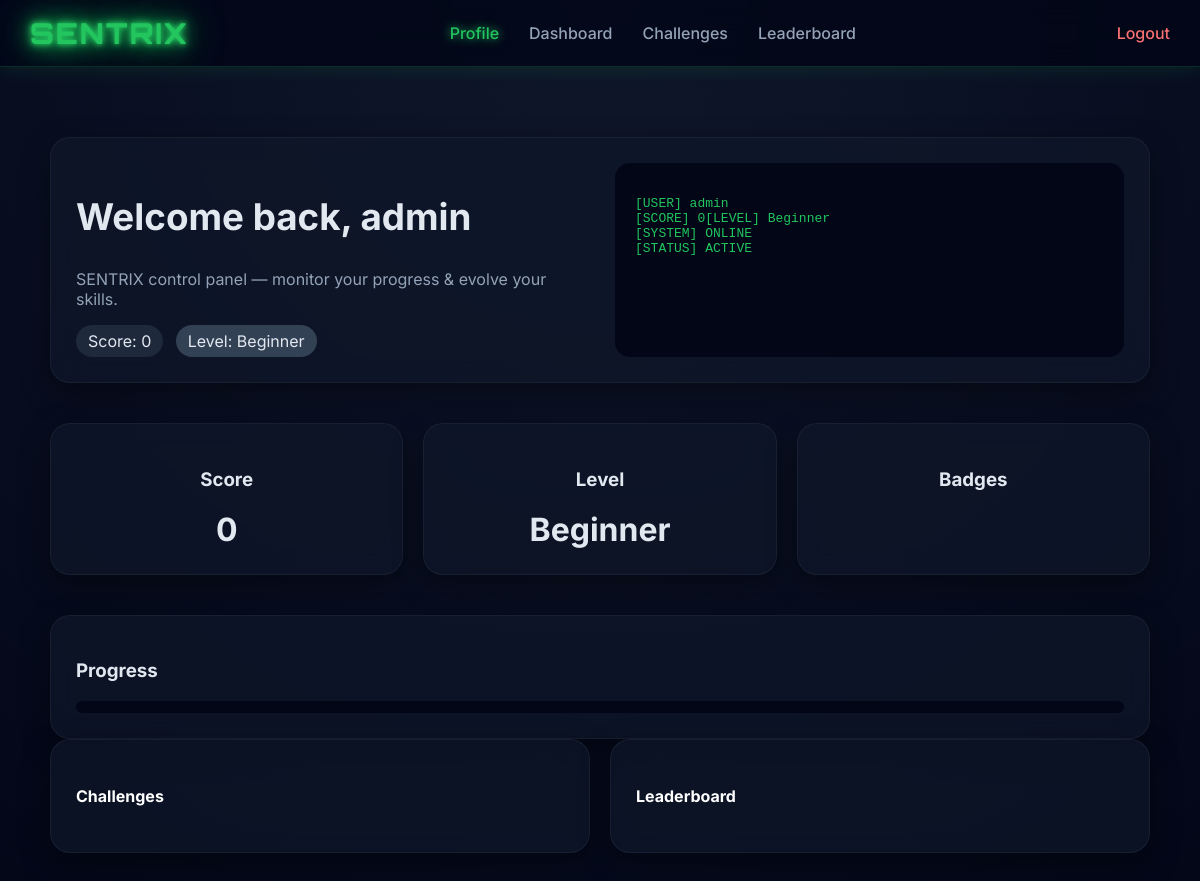
The app's page /public/user.php (signed in) with its own data.
### tables this page shows
CREATE TABLE `users` (
  `id` int(11) NOT NULL,
  `username` varchar(50) DEFAULT NULL,
  `password` varchar(255) DEFAULT NULL,
  `score` int(11) DEFAULT 0,
  `created_at` timestamp NOT NULL DEFAULT current_timestamp(),
  `role` varchar(20) DEFAULT 'user'
);

### public/user.php (the view, shortened to what this page needs)
<?php
$db = new Database();
$conn = $db->connect();
$stmt = $conn->prepare("SELECT username, score FROM users WHERE id = ?");
$stmt->execute([$_SESSION['user_id']]);
$user = $stmt->fetch(PDO::FETCH_ASSOC);
$score = $user['score'];
if ($score < 20) $level = "Beginner";
elseif ($score < 50) $level = "Intermediate";
else $level = "Advanced";
require_once __DIR__ . '/../views/header.php';
?>
<main class="ix-container">
  <section class="ix-hero ix-card">
    <div class="ix-hero-grid">
      <div>
        <h1 class="ix-title">
          Welcome back, <?= htmlspecialchars($user['username']) ?>
        </h1>
        <p class="ix-muted">
          SENTRIX control panel — monitor your progress & evolve your skills.
        </p>
        <div class="ix-pills">
          <span class="ix-pill">Score: <?= $score ?></span>
          <span class="ix-pill ix-pill-muted">Level: <?= $level ?></span>
        </div>
      </div>
      <div class="ix-terminal">
<pre>[USER] <?= $user['username'] ?>
[SCORE] <?= $score ?>
[LEVEL] <?= $level ?>
[SYSTEM] ONLINE
[STATUS] ACTIVE</pre>
      </div>
    </div>
  </section>
  <section class="ix-grid">
    <div class="ix-card ix-center">
      <h3>Score</h3>
      <div class="ix-big"><?= $score ?></div>
    </div>
    <div class="ix-card ix-center">
      <h3>Level</h3>
      <div class="ix-big"><?= $level ?></div>
    </div>
    <div class="ix-card ix-center">
      <h3>Badges</h3>
    </div>
  </section>
  <section class="ix-card">
    <h3>Progress</h3>
    <div class="ix-progress">
    </div>
  </section>
  <section class="ix-grid">
    <a href="challenges.php" class="ix-link">
      <div class="ix-card">
        <h4>Challenges</h4>
      </div>
    </a>
    <a href="leaderboard.php" class="ix-link">
      <div class="ix-card">
        <h4>Leaderboard</h4>
      </div>
    </a>
  </section>
</main>
<?php require_once __DIR__ . '/../views/footer.php'; ?>

### css/style.css (style rules this page uses)
body { margin: 0; font-family: 'Inter', sans-serif; background: radial-gradient(circle at top, #0f172a, #020617); color: #e2e8f0; overflow-x: hidden; }
.ix-container { max-width: 1200px; margin: auto; padding: 40px 20px; }
.ix-card { background: rgba(15, 23, 42, 0.7); border: 1px solid rgba(255,255,255,0.05); backdrop-filter: blur(12px); border-radius: 20px; padding: 25px; box-shadow: 0 10px 30px rgba(0,0,0,0.4); transition: 0.3s; }
.ix-hero { margin-bottom: 40px; }
.ix-hero-grid { display: grid; grid-template-columns: 1fr 1fr; gap: 30px; }
.ix-title { font-size: 2.3rem; font-weight: 700; }
.ix-muted { color: #94a3b8; }
.ix-pill { display: inline-block; padding: 6px 12px; border-radius: 999px; background: #1e293b; margin-right: 8px; }
.ix-pill-muted { background: #334155; }
.ix-terminal { background: #020617; border-radius: 15px; padding: 20px; font-family: monospace; color: #22c55e; }
.ix-grid { display: grid; grid-template-columns: repeat(auto-fit, minmax(250px, 1fr)); gap: 20px; margin-bottom: 40px; }
.ix-center { text-align: center; }
.ix-big { font-size: 2rem; font-weight: bold; }
.ix-progress { height: 12px; background: #020617; border-radius: 10px; overflow: hidden; }
.ix-link { text-decoration: none; color: white; }

### records on screen
users: username "admin", score "0", score "Beginner"
